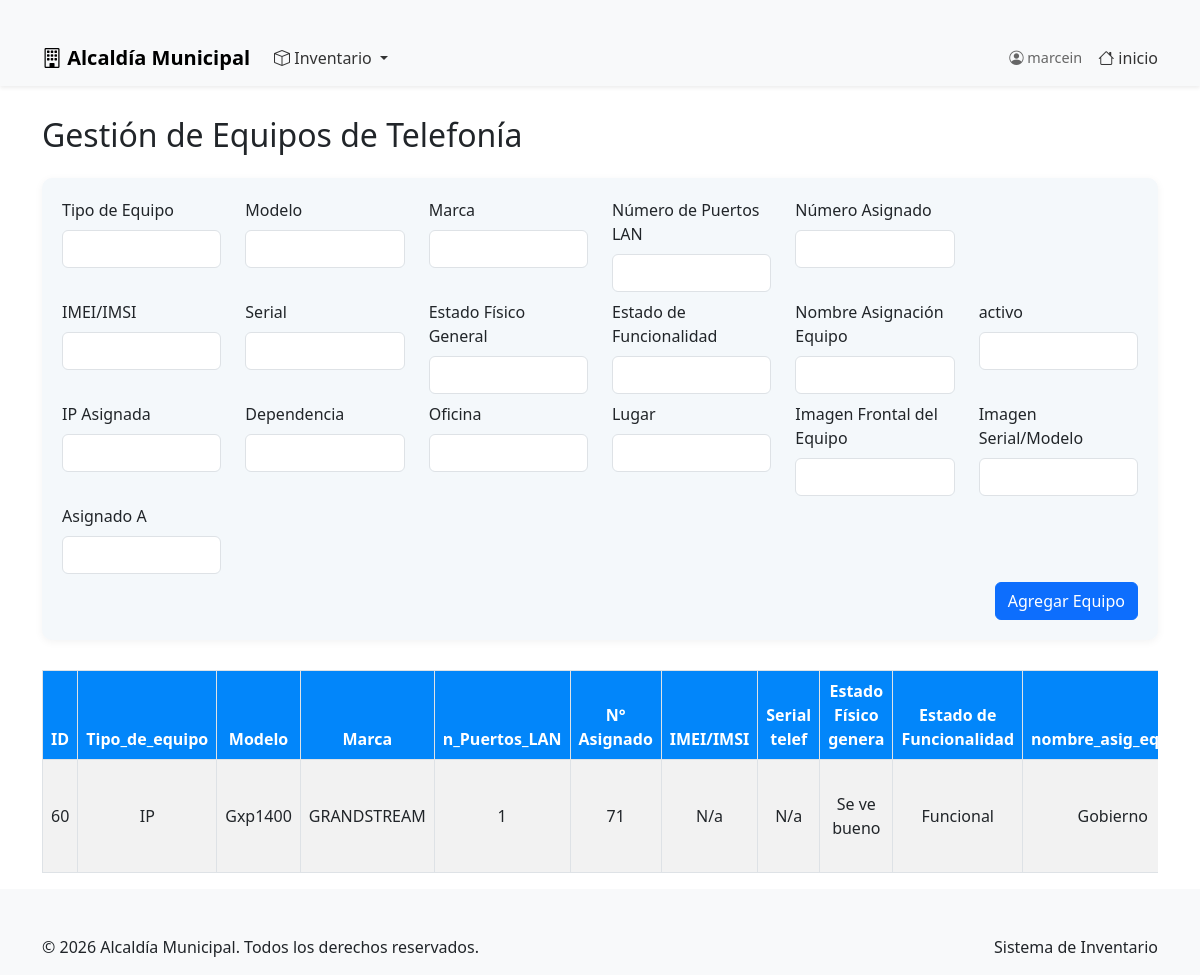
Screenshot of /views/equipos_telefonia.php (signed in) with the database file from the repository.
### tables this page shows
CREATE TABLE `equipos_telefonia` (
    `id` int(11) NOT NULL,
    `tipo_de_equipo` VARCHAR(100),
    `modelo` VARCHAR(100),
    `marca` VARCHAR(100),
    `n_puertos_LAN` VARCHAR(50),
    `n_asignado` VARCHAR(50),
    `IMEI_IMSI2` VARCHAR(100),
    `serial_telef` VARCHAR(100),
    `esta_fisico_general` VARCHAR(50),
    `esta_de_funcionalidad` VARCHAR(50),
    `nombre_asig_equipo` VARCHAR(100),
    `activo` VARCHAR(100),
    `ip_asignada` VARCHAR(50),
    `dependencia` VARCHAR(100),   
    `oficina` VARCHAR(100),
    `lugar` VARCHAR(100),
    `img_frontal_equipo` VARCHAR(200),
    `img_serial_modelo` VARCHAR(200),
    `asignado_A` VARCHAR(100)
);

### views/equipos_telefonia.php (the view, shortened to what this page needs)
<?php
require_once '../config/database.php';
$editando = false;
$equipoEditar = null;
$stmt = $conn->query("SELECT * FROM equipos_telefonia ORDER BY id DESC");
$equipos = $stmt->fetchAll(PDO::FETCH_ASSOC);
?>
<!DOCTYPE html>
<html lang="es">
<head>
    <link href="https://cdn.jsdelivr.net/npm/bootstrap@5.3.0/dist/css/bootstrap.min.css" rel="stylesheet">
    <link href="../css/style_inventario.css" rel="stylesheet">
</head>
<body>
    <?php include '../includes/header.php'; ?>
    <div class="container">
        <h2 class="mb-4">Gestión de Equipos de Telefonía</h2>
        <div class="form-section">
            <form method="POST" action="" autocomplete="off">
                <div class="row">
                    <div class="col-md-2 mb-2">
                        <label for="tipo_de_equipo" class="form-label">Tipo de Equipo</label>
                        <input type="text" class="form-control" id="tipo_de_equipo" name="tipo_de_equipo" required value="<?php echo $editando ? htmlspecialchars($equipoEditar['tipo_de_equipo']) : ''; ?>">
                    </div>
                    <div class="col-md-2 mb-2">
                        <label for="modelo" class="form-label">Modelo</label>
                        <input type="text" class="form-control" id="modelo" name="modelo" required value="<?php echo $editando ? htmlspecialchars($equipoEditar['modelo']) : ''; ?>">
                    </div>
                    <div class="col-md-2 mb-2">
                        <label for="marca" class="form-label">Marca</label>
                        <input type="text" class="form-control" id="marca" name="marca" required value="<?php echo $editando ? htmlspecialchars($equipoEditar['marca']) : ''; ?>">
                    </div>
                    <div class="col-md-2 mb-2">
                        <label for="n_puertos_LAN" class="form-label">Número de Puertos LAN</label>
                        <input type="text" class="form-control" id="n_puertos_LAN" name="n_puertos_LAN" value="<?php echo $editando ? htmlspecialchars($equipoEditar['n_puertos_LAN']) : ''; ?>">
                    </div>
                    <div class="col-md-2 mb-2">
                        <label for="n_asignado" class="form-label">Número Asignado</label>
                        <input type="text" class="form-control" id="n_asignado" name="n_asignado" value="<?php echo $editando ? htmlspecialchars($equipoEditar['n_asignado']) : ''; ?>">
                    </div>
                </div>
                <div class="row">
                    <div class="col-md-2 mb-2">
                        <label for="IMEI_IMSI2" class="form-label">IMEI/IMSI</label>
                        <input type="text" class="form-control" id="IMEI_IMSI2" name="IMEI_IMSI2" value="<?php echo $editando ? htmlspecialchars($equipoEditar['IMEI_IMSI2']) : ''; ?>">
                    </div>
                    <div class="col-md-2 mb-2">
                        <label for="serial_telef" class="form-label">Serial</label>
                        <input type="text" class="form-control" id="serial_telef" name="serial_telef" value="<?php echo $editando ? htmlspecialchars($equipoEditar['serial_telef']) : ''; ?>">
                    </div>
                    <div class="col-md-2 mb-2">
                        <label for="esta_fisico_general" class="form-label">Estado Físico General</label>
                        <input type="text" class="form-control" id="esta_fisico_general" name="esta_fisico_general" value="<?php echo $editando ? htmlspecialchars($equipoEditar['esta_fisico_general']) : ''; ?>">
                    </div>
                    <div class="col-md-2 mb-2">
                        <label for="esta_de_funcionalidad" class="form-label">Estado de Funcionalidad</label>
                        <input type="text" class="form-control" id="esta_de_funcionalidad" name="esta_de_funcionalidad" value="<?php echo $editando ? htmlspecialchars($equipoEditar['esta_de_funcionalidad']) : ''; ?>">
                    </div>
                    <div class="col-md-2 mb-2">
                        <label for="nombre_asig_equipo" class="form-label">Nombre Asignación Equipo</label>
                        <input type="text" class="form-control" id="nombre_asig_equipo" name="nombre_asig_equipo" value="<?php echo $editando ? htmlspecialchars($equipoEditar['nombre_asig_equipo']) : ''; ?>">
                    </div>
                     <div class="col-md-2 mb-2">
                        <label for="activo" class="form-label">activo</label>
                        <input type="text" class="form-control" id="activo" name= "activo" value="<?php echo $editando ? htmlspecialchars($equipoEditar['activo']) : ''; ?>">
                    </div>
                 </div>
                <div class="row">
                    <div class="col-md-2 mb-2">
                        <label for="ip_asignada" class="form-label">IP Asignada</label>
                        <input type="text" class="form-control" id="ip_asignada" name="ip_asignada" value="<?php echo $editando ? htmlspecialchars($equipoEditar['ip_asignada']) : ''; ?>">
                    </div>
                    <div class="col-md-2 mb-2">
                        <label for="dependencia" class="form-label">Dependencia</label>
                        <input type="text" class="form-control" id="dependencia" name="dependencia" value="<?php echo $editando ? htmlspecialchars($equipoEditar['dependencia']) : ''; ?>">
                    </div>
                    <div class="col-md-2 mb-2">
                        <label for="oficina" class="form-label">Oficina</label>
                        <input type="text" class="form-control" id="oficina" name="oficina" value="<?php echo $editando ? htmlspecialchars($equipoEditar['oficina']) : ''; ?>">
                    </div>
                    <div class="col-md-2 mb-2">
                        <label for="lugar" class="form-label">Lugar</label>
                        <input type="text" class="form-control" id="lugar" name="lugar" value="<?php echo $editando ? htmlspecialchars($equipoEditar['lugar']) : ''; ?>">
                    </div>
                    <div class="col-md-2 mb-2">
                        <label for="img_frontal_equipo" class="form-label">Imagen Frontal del Equipo</label>
                        <input type="text" class="form-control" id="img_frontal_equipo" name="img_frontal_equipo" value="<?php echo $editando ? htmlspecialchars($equipoEditar['img_frontal_equipo']) : ''; ?>">
                    </div>
                    <div class="col-md-2 mb-2">
                        <label for="img_serial_modelo" class="form-label">Imagen Serial/Modelo</label>
                        <input type="text" class="form-control" id="img_serial_modelo" name="img_serial_modelo" value="<?php echo $editando ? htmlspecialchars($equipoEditar['img_serial_modelo']) : ''; ?>">
                    </div>
                    <div class="col-md-2 mb-2">
                        <label for="asignado_A" class="form-label">Asignado A</label>
                        <input type="text" class="form-control" id="asignado_A" name="asignado_A" value="<?php echo $editando ? htmlspecialchars($equipoEditar['asignado_A']) : ''; ?>">
                    </div>
                </div>
                <div class="row">
                    <div class="col-md-12 text-end">
                        <?php if($editando): ?>
                            <button type="submit" name="guardar_edicion" class="btn btn-success">Guardar Cambios</button>
                            <a href="equipos_telefonia.php" class="btn btn-secondary">Cancelar</a>
                        <?php else: ?>
                            <button type="submit" name="agregar_equipo" class="btn btn-primary">Agregar Equipo</button>
                        <?php endif; ?>
                    </div>
                </div>
            </form>
        </div>
        <div class="table-responsive mt-4">
            <table class="table table-bordered table-striped">
                <thead>
                    <tr>
                        <th>ID</th>
                        <th>Tipo_de_equipo</th>
                        <th>Modelo</th>
                        <th>Marca</th>
                        <th>n_Puertos_LAN</th>
                        <th>N° Asignado</th>
                        <th>IMEI/IMSI</th>
                        <th>Serial telef</th>
                        <th>Estado Físico genera</th>
                        <th>Estado de Funcionalidad</th>
                        <th>nombre_asig_equipo</th>
                    </tr>
                </thead>
                <tbody>
                    <?php foreach($equipos as $equipo): ?>
                    <tr>
                        <td><?php echo $equipo['id']; ?></td>
                        <td><?php echo $equipo['tipo_de_equipo']; ?></td>
                        <td><?php echo $equipo['modelo']; ?></td>
                        <td><?php echo $equipo['marca']; ?></td>
                        <td><?php echo $equipo['n_puertos_LAN']; ?></td>
                        <td><?php echo $equipo['n_asignado']; ?></td>
                        <td><?php echo $equipo['IMEI_IMSI2']; ?></td>
                        <td><?php echo $equipo['serial_telef']; ?></td>
                        <td><?php echo $equipo['esta_fisico_general']; ?></td>
                        <td><?php echo $equipo['esta_de_funcionalidad']; ?></td>
                        <td><?php echo $equipo['nombre_asig_equipo']; ?></td>
                    </tr>
                    <?php endforeach; ?>
                </tbody>
            </table>
        </div>
    </div>
    <?php include '../includes/footer.php'; ?>
</body>
</html>

### includes/header.php (shortened to what this page needs)
<!DOCTYPE html>
<html lang="es">
<head>
    <link href="https://cdn.jsdelivr.net/npm/bootstrap@5.3.0/dist/css/bootstrap.min.css" rel="stylesheet">
    <link rel="stylesheet" href="https://cdn.jsdelivr.net/npm/bootstrap-icons@1.7.2/font/bootstrap-icons.css">
</head>
<body>
    <nav class="navbar navbar-expand-lg navbar-light bg-light shadow-sm">
        <div class="container">
            <a class="navbar-brand" href="../index.php">
                <i class="bi bi-building"></i> Alcaldía Municipal
            </a>
            <div class="collapse navbar-collapse" id="navbarNav">
                <ul class="navbar-nav me-auto">
                    <li class="nav-item dropdown">
                        <a class="nav-link dropdown-toggle" href="#" id="inventarioDropdown" role="button" data-bs-toggle="dropdown">
                            <i class="bi bi-box"></i> Inventario
                        </a>
                    </li>
                </ul>
                <div class="d-flex align-items-center">
                    <div class="user-info me-3">
                        <i class="bi bi-person-circle"></i> <?php echo $_SESSION['nombre']; ?>
                    </div>
                    <a href="../views/admin.php" class="nav-link">
                        <i class="bi bi-house"></i> inicio
                    </a>
                </div>
            </div>
        </div>
    </nav>
</body>
</html>

### includes/footer.php (shortened to what this page needs)
<footer class="footer mt-auto py-3 bg-light">
    <div class="container">
        <div class="row">
            <div class="col-md-6">
                <p class="mb-0">&copy; <?php echo date('Y'); ?> Alcaldía Municipal. Todos los derechos reservados.</p>
            </div>
            <div class="col-md-6 text-end">
                <p class="mb-0">Sistema de Inventario</p>
            </div>
        </div>
    </div>
</footer>
</body>
</html>

### css/style_inventario.css (style rules this page uses)
.container { margin-top: 30px; }
.table thead th { background: #0286fa; color: #fff; font-weight: bold; text-align: center; }
.table tbody td { vertical-align: middle; text-align: center; }
.form-section { background: #f4f8fb; border-radius: 10px; padding: 20px; margin-bottom: 30px; box-shadow: 0 2px 8px rgba(0,0,0,0.05); }

### includes/header.php (style rules this page uses)
.navbar-brand { font-weight: bold; }
.nav-link { color: #333 !important; }
.user-info { color: #666; font-size: 0.9rem; }

### rows the page displays
equipos_telefonia: id "60", tipo_de_equipo "IP", modelo "Gxp1400", marca "GRANDSTREAM", n_puertos_LAN "1", n_asignado "71", IMEI_IMSI2 "N/a", serial_telef "N/a", esta_fisico_general "Se ve bueno", esta_de_funcionalidad "Funcional", nombre_asig_equipo "Gobierno"

### other values shown
$_SESSION['nombre'] "marcein"
